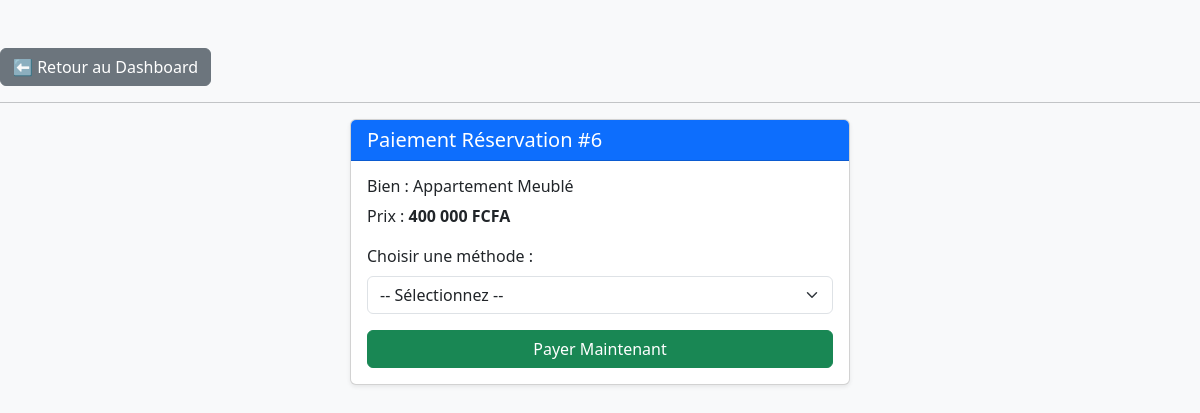
Page /payer_reservation.php?id=6 (signed in) on the committed database.
### tables this page shows
CREATE TABLE `reservations` (
  `id` int(11) NOT NULL,
  `client_id` int(11) DEFAULT NULL,
  `bien_id` int(11) DEFAULT NULL,
  `date_reservation` datetime DEFAULT current_timestamp(),
  `statut` enum('en_attente','confirmée','payée','annulée') NOT NULL DEFAULT 'en_attente',
  `date_debut` date DEFAULT NULL,
  `date_fin` date DEFAULT NULL
);

CREATE TABLE `biens` (
  `id` int(11) NOT NULL,
  `titre` varchar(255) NOT NULL,
  `description` text DEFAULT NULL,
  `type` enum('villa','appartement','terrain') NOT NULL,
  `statut` enum('vente','location') NOT NULL,
  `prix` decimal(12,2) NOT NULL,
  `adresse` varchar(255) DEFAULT NULL,
  `image_principale` varchar(255) DEFAULT NULL,
  `autres_images` text DEFAULT NULL,
  `date_publication` datetime DEFAULT current_timestamp()
);

### payer_reservation.php (the view, shortened to what this page needs)
<?php
require_once 'config.php';
$client_id = $_SESSION['client_id'];
$reservation_id = (int)$_GET['id'];
$stmt = $pdo->prepare("SELECT re.*, b.titre, b.prix FROM reservations re JOIN biens b ON re.bien_id = b.id WHERE re.id = ? AND re.client_id = ?");
$stmt->execute([$reservation_id, $client_id]);
$reservation = $stmt->fetch();
$success = false;
?>
<!DOCTYPE html>
<html lang="fr">
<head>
    <link href="https://cdn.jsdelivr.net/npm/bootstrap@5.3.3/dist/css/bootstrap.min.css" rel="stylesheet">
</head>
<body class="py-5">
  <a href="dashboard.php" class="btn btn-secondary">⬅ Retour au Dashboard</a>
<hr>
<div class="container">
    <div class="card shadow-sm">
        <div class="card-header bg-primary text-white">
            <h5 class="mb-0">Paiement Réservation #<?= htmlspecialchars($reservation['id']) ?></h5>
        </div>
        <div class="card-body">
            <h6>Bien : <?= htmlspecialchars($reservation['titre']) ?></h6>
            <p>Prix : <strong><?= number_format($reservation['prix'], 0, ',', ' ') ?> FCFA</strong></p>
            <?php if (!$success): ?>
                <form method="post" id="paymentForm">
                    <div class="mb-3">
                        <label class="form-label">Choisir une méthode :</label>
                        <select name="methode" id="methode" class="form-select" required>
                            <option value="">-- Sélectionnez --</option>
                        </select>
                    </div>
                    <button type="submit" class="btn btn-success w-100">Payer Maintenant</button>
                </form>
            <?php endif; ?>
        </div>
    </div>
</div>
</body>
</html>

### payer_reservation.php (style rules this page uses)
body { background: #f8f9fa; }
.card { max-width: 500px; margin: auto; }

### rows in the picture
reservations: id "6", bien.titre "Appartement Meublé", bien.prix "400 000"
